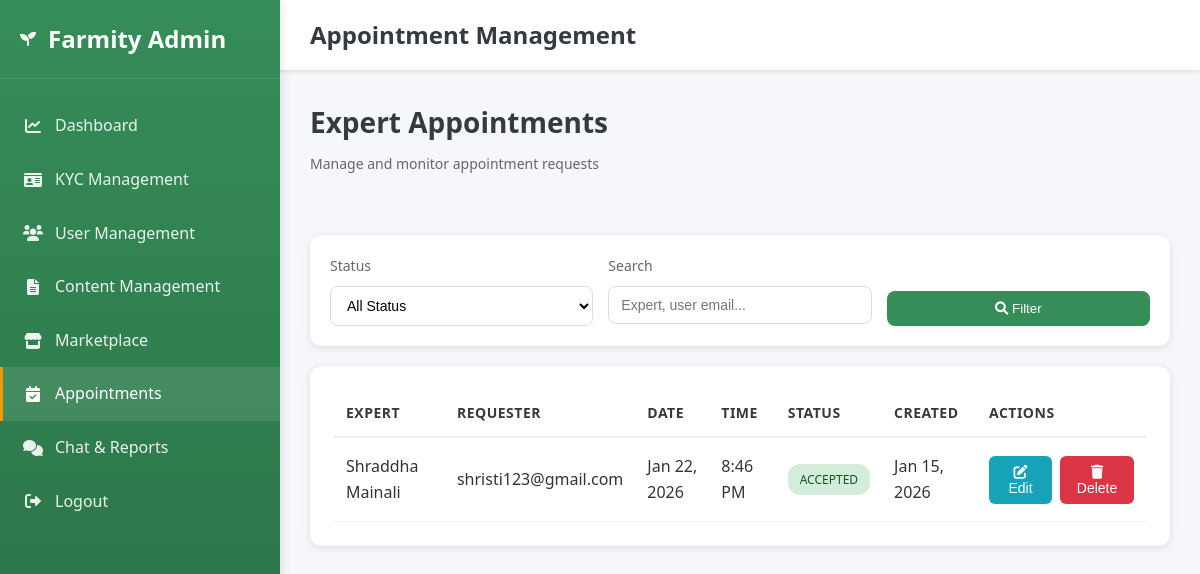
The page /admin-dashboard/appointments/ (signed in) on the database as committed earlier.
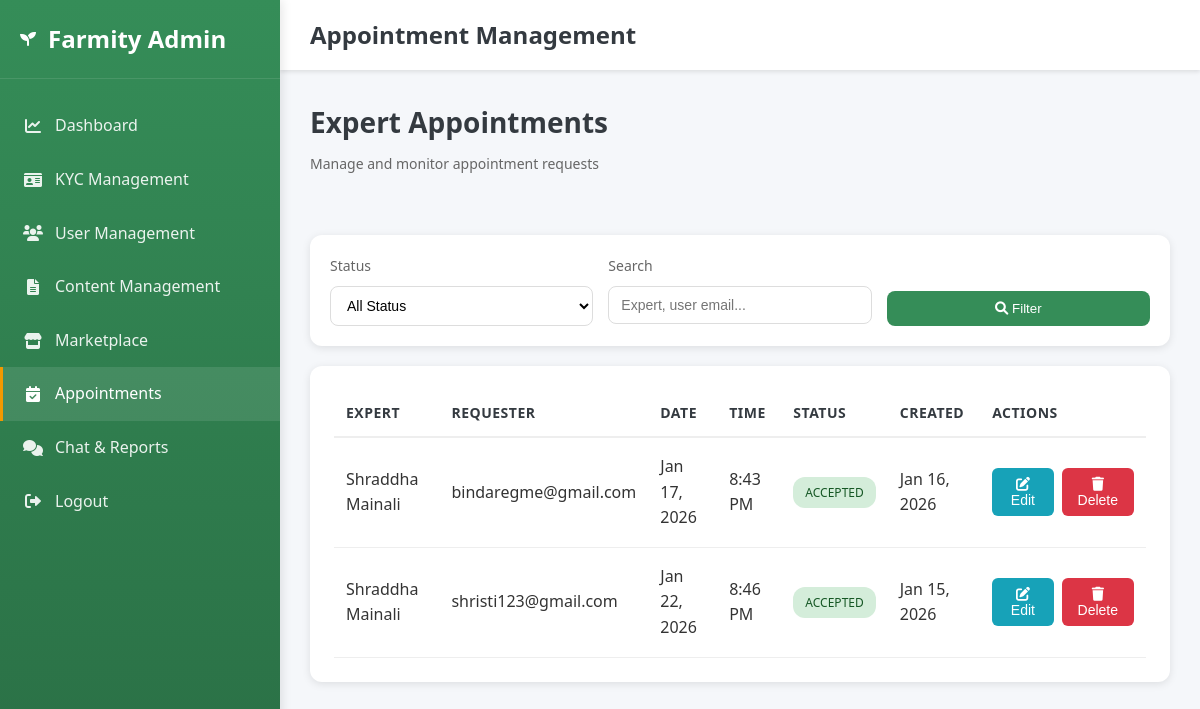
The same page on the database as committed later.
### accounts/models.py (models this page shows, shortened)
class ExpertAppointment(models.Model):
    STATUS_PENDING = 'pending'
    STATUS_ACCEPTED = 'accepted'
    STATUS_REJECTED = 'rejected'
    STATUS_CHOICES = (
        (STATUS_PENDING, 'Pending'),
        (STATUS_ACCEPTED, 'Accepted'),
        (STATUS_REJECTED, 'Rejected'),
    )
    expert = models.ForeignKey(ExpertProfile, on_delete=models.CASCADE, related_name='appointments')
    requester = models.ForeignKey(User, on_delete=models.CASCADE, related_name='appointments')
    requested_date = models.DateField()
    requested_time = models.TimeField()
    message = models.TextField(blank=True, null=True)
    status = models.CharField(max_length=20, choices=STATUS_CHOICES, default=STATUS_PENDING)
    response_message = models.TextField(blank=True, null=True)
    created_at = models.DateTimeField(auto_now_add=True)
    updated_at = models.DateTimeField(auto_now=True)
    class Meta:
        ordering = ('-created_at',)

class ExpertProfile(models.Model):
    user = models.OneToOneField(User, on_delete=models.CASCADE, related_name='expert_profile')
    name = models.CharField(max_length=255, blank=True, null=True)
    photo = models.ImageField(upload_to='expert_photos/', blank=True, null=True)
    qualification = models.CharField(max_length=255, blank=True, null=True)
    specialization = models.CharField(max_length=255, blank=True, null=True)
    experience = models.CharField(max_length=50, blank=True, null=True)

class User(AbstractBaseUser, PermissionsMixin):
    ROLE_CHOICES = (
        ('admin', 'Admin'),
        ('buyer', 'Buyer'),
        ('farmer', 'Farmer'),
        ('agricultural_expert', 'Agricultural Expert'),
        ('vendor', 'Vendor'),
    )
    email = models.EmailField(unique=True)
    role = models.CharField(max_length=20, choices=ROLE_CHOICES, default='buyer')
    is_active = models.BooleanField(default=True)
    is_verified = models.BooleanField(default=False)
    is_staff = models.BooleanField(default=False)
    date_joined = models.DateTimeField(auto_now_add=True)
    objects = UserManager()
    USERNAME_FIELD = 'email'
    REQUIRED_FIELDS = []

### accounts/views.py (the view, shortened to what this page needs)
# urls.py: path('admin-dashboard/appointments/', admin_appointment_management, name='admin_appointment_management'),
@login_required
def admin_appointment_management(request):
    if request.user.role != 'admin':
        return _redirect_to_role_home_response(request.user)
    status_filter = request.GET.get('status', 'all')
    search_query = request.GET.get('search', '').strip()
    appointments = ExpertAppointment.objects.select_related(
        'expert', 'expert__user', 'requester'
    ).order_by('-created_at')
    if status_filter != 'all':
        appointments = appointments.filter(status=status_filter)
    if search_query:
        appointments = appointments.filter(
            Q(expert__name__icontains=search_query) |
            Q(expert__user__email__icontains=search_query) |
            Q(requester__email__icontains=search_query)
        )
    total_appointments = ExpertAppointment.objects.count()
    pending_appointments = ExpertAppointment.objects.filter(status=ExpertAppointment.STATUS_PENDING).count()
    accepted_appointments = ExpertAppointment.objects.filter(status=ExpertAppointment.STATUS_ACCEPTED).count()
    rejected_appointments = ExpertAppointment.objects.filter(status=ExpertAppointment.STATUS_REJECTED).count()
    context = {
        'appointments': appointments,
        'status_filter': status_filter,
        'search_query': search_query,
        'total_appointments': total_appointments,
        'pending_appointments': pending_appointments,
        'accepted_appointments': accepted_appointments,
        'rejected_appointments': rejected_appointments,
    }
    return render(request, 'admin_appointment_management.html', context)

### templates/admin_appointment_management.html (shortened to what this page needs)
<!DOCTYPE html>
<html lang="en">
<head>
    <link rel="stylesheet" href="/static/css/style.css">
    <link href="https://cdnjs.cloudflare.com/ajax/libs/font-awesome/6.0.0/css/all.min.css" rel="stylesheet">
</head>
<body>
    <aside class="sidebar">
        <div class="sidebar-header">
            <i class="fas fa-seedling"></i>
            <h2>Farmity Admin</h2>
        </div>
        <nav class="sidebar-menu">
            <a href="{% url 'admin_dashboard' %}" class="menu-item">
                <i class="fas fa-chart-line"></i>
                <span>Dashboard</span>
            </a>
            <a href="{% url 'admin_kyc_management' %}" class="menu-item">
                <i class="fas fa-id-card"></i>
                <span>KYC Management</span>
            </a>
            <a href="{% url 'admin_user_management' %}" class="menu-item">
                <i class="fas fa-users"></i>
                <span>User Management</span>
            </a>
            <a href="{% url 'admin_content_management' %}" class="menu-item">
                <i class="fas fa-file-alt"></i>
                <span>Content Management</span>
            </a>
            <a href="{% url 'admin_marketplace_oversight' %}" class="menu-item">
                <i class="fas fa-store"></i>
                <span>Marketplace</span>
            </a>
            <a href="{% url 'admin_appointment_management' %}" class="menu-item active">
                <i class="fas fa-calendar-check"></i>
                <span>Appointments</span>
            </a>
            <a href="{% url 'admin_chat_reports' %}" class="menu-item">
                <i class="fas fa-comments"></i>
                <span>Chat & Reports</span>
            </a>
            <a href="{% url 'logout' %}" class="menu-item">
                <i class="fas fa-sign-out-alt"></i>
                <span>Logout</span>
            </a>
        </nav>
    </aside>
    <div class="main-content">
        <header class="top-header">
            <h1 class="header-title">Appointment Management</h1>
        </header>
        <div class="dashboard-content">
            <div class="page-header">
                <h2 class="page-title">Expert Appointments</h2>
                <p class="page-subtitle">Manage and monitor appointment requests</p>
            </div>
            <div class="stats-grid">
                <div class="stat-card">
                    <div class="stat-value">{{ total_appointments }}</div>
                    <div class="stat-label">Total Appointments</div>
                </div>
                <div class="stat-card">
                    <div class="stat-value">{{ pending_appointments }}</div>
                    <div class="stat-label">Pending</div>
                </div>
                <div class="stat-card">
                    <div class="stat-value">{{ accepted_appointments }}</div>
                    <div class="stat-label">Accepted</div>
                </div>
                <div class="stat-card">
                    <div class="stat-value">{{ rejected_appointments }}</div>
                    <div class="stat-label">Rejected</div>
                </div>
            </div>
            <div class="filters-section">
                <form method="GET" action="{% url 'admin_appointment_management' %}">
                    <div class="filters-grid">
                        <div class="filter-group">
                            <label class="filter-label">Status</label>
                            <select name="status" class="filter-select">
                                <option value="all" {% if status_filter == 'all' %}selected{% endif %}>All Status</option>
                            </select>
                        </div>
                        <div class="filter-group">
                            <label class="filter-label">Search</label>
                            <input type="text" name="search" class="filter-input" placeholder="Expert, user email..." value="{{ search_query }}">
                        </div>
                        <div class="filter-group" style="justify-content: flex-end;">
                            <button type="submit" class="filter-btn">
                                <i class="fas fa-search"></i> Filter
                            </button>
                        </div>
                    </div>
                </form>
            </div>
            <div class="table-container">
                {% if appointments %}
                <table class="data-table">
                    <thead>
                        <tr>
                            <th>Expert</th>
                            <th>Requester</th>
                            <th>Date</th>
                            <th>Time</th>
                            <th>Status</th>
                            <th>Created</th>
                            <th>Actions</th>
                        </tr>
                    </thead>
                    <tbody>
                        {% for appointment in appointments %}
                        <tr>
                            <td>{{ appointment.expert.name|default:appointment.expert.user.email }}</td>
                            <td>{{ appointment.requester.email }}</td>
                            <td>{{ appointment.requested_date|date:"M d, Y" }}</td>
                            <td>{{ appointment.requested_time|time:"g:i A" }}</td>
                            <td>
                                <span class="status-badge {{ appointment.status }}">{{ appointment.get_status_display }}</span>
                            </td>
                            <td>{{ appointment.created_at|date:"M d, Y" }}</td>
                            <td>
                                <div class="action-buttons">
                                    <button class="btn btn-edit" onclick="openEditAppointmentModal({{ appointment.id }}, '{{ appointment.requested_date }}', '{{ appointment.requested_time }}', '{{ appointment.status }}', '{{ appointment.message|default:""|escapejs }}', '{{ appointment.response_message|default:""|escapejs }}')">
                                        <i class="fas fa-edit"></i> Edit
                                    </button>
                                    <button class="btn btn-delete" onclick="confirmDeleteAppointment({{ appointment.id }})">
                                        <i class="fas fa-trash"></i> Delete
                                    </button>
                                </div>
                            </td>
                        </tr>
                        {% endfor %}
                    </tbody>
                </table>
                {% else %}
                <p style="text-align: center; padding: 40px; color: #999;">No appointments found</p>
                {% endif %}
            </div>
        </div>
    </div>
</body>
</html>

### static/css/style.css (style rules this page uses)
* { margin: 0; padding: 0; box-sizing: border-box; }
:root { --athens-gray: #E9EBF1; --sea-green: #358D58; --sushi: #A8AD3B; --paarl: #A04A24; --white: #ffffff; --text-dark: #333333; --text-gray: #666666; --border-gray: #dddddd; --light-gray: #f5f5f5; }
body { font-family: 'Segoe UI', Tahoma, Geneva, Verdana, sans-serif; line-height: 1.6; color: var(--text-dark); background: var(--white); }
.stat-card { position: absolute; top: -20px; left: -20px; background: var(--white); padding: 1rem 1.5rem; border-radius: 15px; box-shadow: 0 4px 15px rgba(0,0,0,0.1); display: flex; align-items: center; gap: 1rem; z-index: 10; }
.stat-label { font-size: 0.9rem; color: var(--text-gray); }
.stat-value { font-size: 1.5rem; font-weight: bold; color: var(--sea-green); }
html, body { height: 100%; margin: 0; padding: 0; }

Rows that differ between the two databases and show on the page:
added ExpertAppointment: expert.name "Shraddha Mainali", requester.email "bindaregme@gmail.com", requested_date "Jan 17, 2026", requested_time "8:43 PM", status "ACCEPTED", created_at "Jan 16, 2026"
